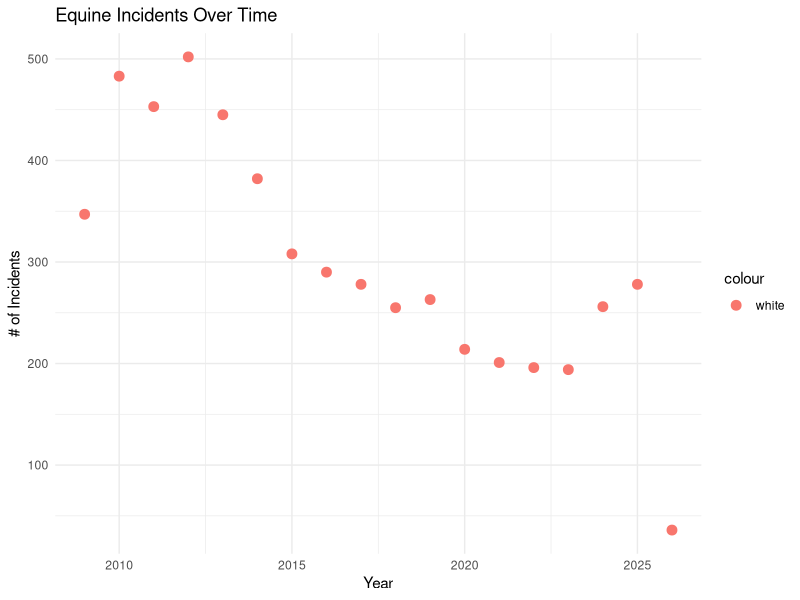
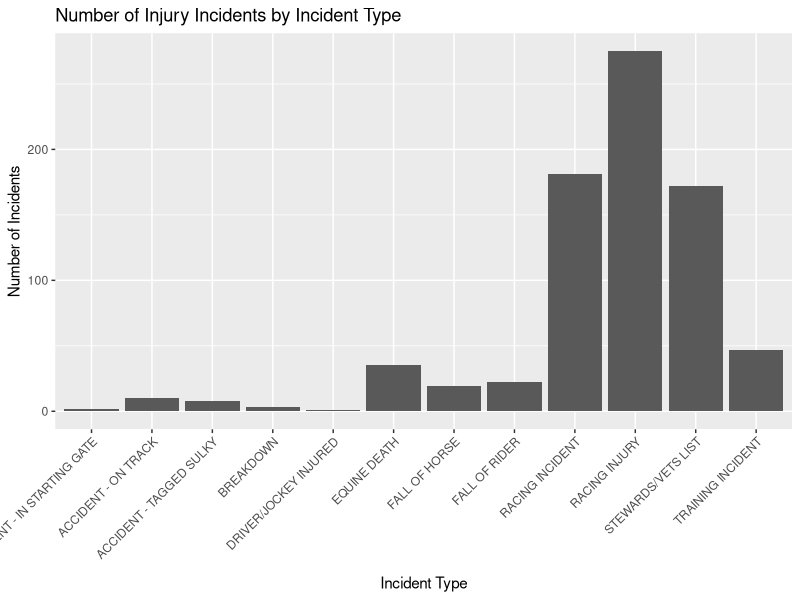
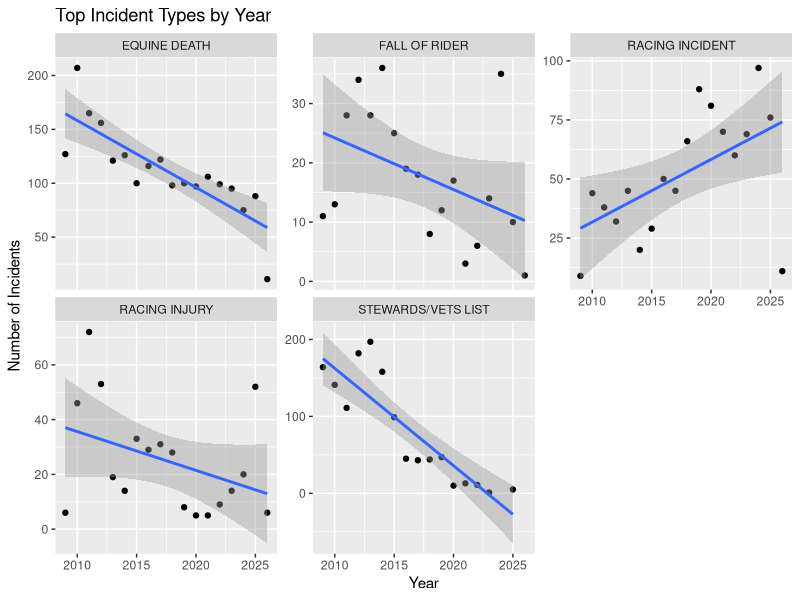
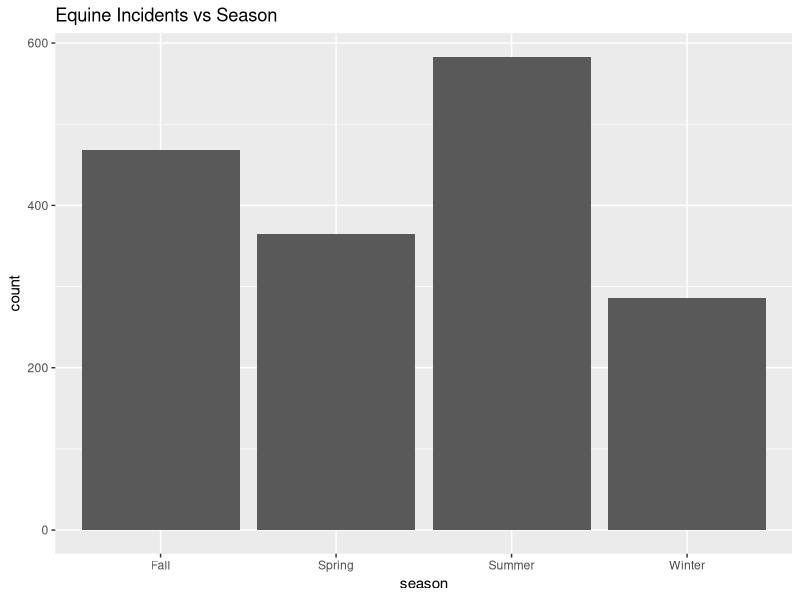
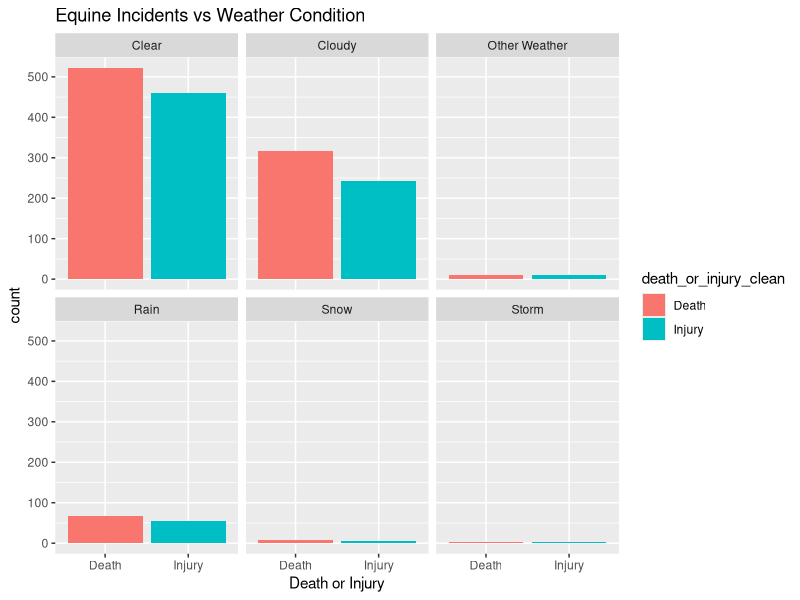

Generate these figures, in order, with R:
## ---- chunk 1
# DO NOT ALTER THIS CHUNK
knitr::opts_chunk$set(
  echo = TRUE,
  eval = TRUE,
  fig.width = 5,
  fig.asp = 0.618,
  out.width = "70%",
  dpi = 120,
  fig.align = "center",
  cache = FALSE
)
#Load packages
library(dplyr)
library(lubridate)
library(stringr)
library(ggplot2)

#Load dataset
library(readr)
horses <- read_csv("data/Equine_Death_and_Breakdown.csv")
## ---- chunk 2
#Fix column names
horses_clean <- horses %>%
  rename(year = Year, incident_date = `Incident Date`, track = Track, inv_location = `Inv Location`, racing_type_description = `Racing Type Description`, division = Division, weather_conditions = `Weather Conditions`, horse = Horse, trainer = Trainer, jockey_driver = `Jockey Driver`, incident_description = `Incident Description`, death_or_injury = `Death or Injury`, incident_type = `Incident Type`)

#Fix dates
horses_clean$incident_date <- mdy(horses_clean$incident_date)

#Get rid of NA entries
horses_clean <- horses_clean %>%
  filter(!is.na(weather_conditions), !is.na(death_or_injury))

#Fix weather_condition column
#USED CHATGPT FOR THIS CODE!!!!!!!!!

horses_clean <- horses_clean %>%
  mutate(
    weather_clean = weather_conditions %>%
      str_to_lower() %>%
      str_trim() %>%
      str_replace_all("[0-9]+", "") %>%        # remove numbers
      str_replace_all("[^a-z ]", "") %>%       # remove symbols
      str_replace_all("couldy|cloudyy|clody", "cloudy") %>%
      str_replace_all("raine", "rain") %>%
      str_squish()
  ) %>%
  
  mutate(
    weather_group = case_when(
      
      # Rain
      str_detect(weather_clean, "rain|shower|drizzle") ~ "Rain",
      
      # Snow
      str_detect(weather_clean, "snow|flurr|sleet") ~ "Snow",
      
      # Storms
      str_detect(weather_clean, "thunder|storm") ~ "Storm",
      
      # Cloudy / Overcast
      str_detect(weather_clean, "cloud|coudy|cloudy") ~ "Cloudy",
      
      # Clear / Sunny
      str_detect(weather_clean, "clear|sun|fair|dry") ~ "Clear",
      
      # Other weather conditions
      str_detect(weather_clean, "windy|fog|mist|hazy|wind") ~ "Other Weather",
      
      # Missing / junk
      weather_clean %in% c("", "na", "n a", "unc") | is.na(weather_clean) ~ "Unknown",
      
      TRUE ~ "Other"
    )
  )

#Clean death_or_injury column
horses_clean <- horses_clean %>%
  mutate(
    death_or_injury_clean = death_or_injury %>%
      str_to_lower() %>%
      str_trim(),
    
    death_or_injury_clean = case_when(
      str_detect(death_or_injury_clean, "death|dead|euthanasia") ~ "Death",
      str_detect(death_or_injury_clean, "lame|injury|lameness") ~ "Injury",
      TRUE ~ "Other"
    )
  )

horses_clean <- horses_clean %>%
  filter(death_or_injury_clean != "Other") %>%
  select(year, incident_date, incident_type, track, incident_description, weather_group, death_or_injury_clean) %>%
  filter(weather_group != "Other" & weather_group != "Unknown")

#Create season variable (Code reference linked below)
horses_clean <- horses_clean %>%
  mutate(
    season = case_when(
    month(incident_date) %in% 9:11 ~ "Fall",
    month(incident_date) %in% c(12,1,2) ~ "Winter",
    month(incident_date) %in% 3:5 ~ "Spring",
    TRUE ~ "Summer"
  ))
## ---- chunk 3
summary(horses_clean)
## ---- chunk 4
library(ggplot2)
ggplot(horses, aes(x = Year, color = 'white')) +
geom_point(stat = "count", size = 3) +
labs(
  x = "Year", 
  y = "# of Incidents", 
  title = "Equine Incidents Over Time"
  ) +
theme_minimal()
## ---- chunk 5
library(readr)

Equine_Death_and_Breakdown <- read_csv("data/Equine_Death_and_Breakdown.csv")
## ---- chunk 6
horses_clean %>%
  filter(death_or_injury_clean == "Injury") %>%
  ggplot(aes(x = incident_type)) +
  geom_bar() +
  labs(
    title = "Number of Injury Incidents by Incident Type",
    x = "Incident Type",
    y = "Number of Incidents"
  ) +
  theme(axis.text.x = element_text(angle = 45, hjust = 1))
## ---- chunk 7
library(tidyverse)

Equine_Death_and_Breakdown %>%
  filter(`Incident Type` %in% c(
    "EQUINE DEATH",
    "STEWARDS/VETS LIST",
    "RACING INCIDENT",
    "RACING INJURY",
    "FALL OF RIDER"
  )) %>%
  count(Year, `Incident Type`) %>%
  ggplot(aes(x = Year, y = n)) +
  geom_point() +
  geom_smooth(method = "lm") +
  facet_wrap(~ `Incident Type`, scales = "free_y") +
  labs(
    title = "Top Incident Types by Year",
    x = "Year",
    y = "Number of Incidents"
  )
## ---- chunk 8
horses_clean %>%
  ggplot(aes(x = season)) +
  geom_bar() +
  labs(
    title = "Equine Incidents vs Season"
  )
## ---- chunk 9
#Weather vs Incidents Graph
horses_clean %>%
ggplot(aes(x = death_or_injury_clean, fill = death_or_injury_clean)) +
  geom_bar() +
  facet_wrap(~ weather_group) +
  labs(
    x = "Death or Injury", 
    title = "Equine Incidents vs Weather Condition")
